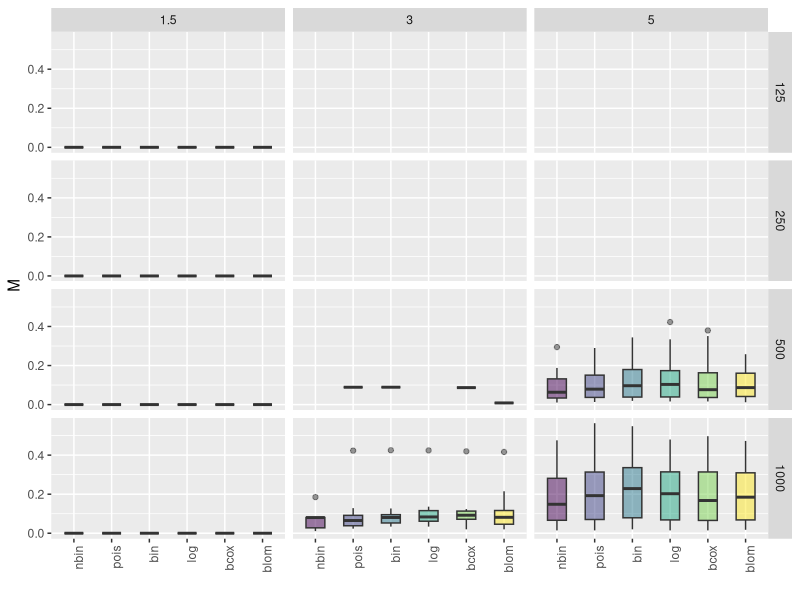

Reproduce this figure in R.
require('ggplot2')
require('dplyr')

########################################################################################################################
########################################################################################################################

metrics = read.table('metrics6.txt', stringsAsFactors = F, sep = ',', header = T, na.strings = 'nan')

########################################################################################################################
########################################################################################################################

metrics_flat = metrics %>%
  mutate(MCC = ifelse(is.na(MCC), 0, MCC)) %>%
  mutate(RSS = ifelse(is.na(RSS), 0, RSS)) %>%
  mutate(MCC2 = ifelse(MCC < 0, 0, MCC)) %>%
  mutate(M = (MCC2 / (RSS + 1)) ^ (1/2)) %>%
  mutate(NMARKERS = NMARKERS_CAUSAL, NGENES = NGENES_AFFECTED) %>%
  mutate(MODEL = ifelse(MODEL %in% c('NBinomial', 'Binomial', 'Poisson'), MODEL, TRANS)) %>%
  mutate(MODEL = gsub('NBinomial', 'nbin', MODEL)) %>%
  mutate(MODEL = gsub('Binomial', 'bin', MODEL)) %>%
  mutate(MODEL = gsub('Poisson', 'pois', MODEL)) %>%
  mutate(MODEL = gsub('boxcox', 'bcox', MODEL)) %>%
  select(-c(TRANS)) %>%
  tidyr::gather(METRIC, VALUE, -c(NSAMPLES, NMARKERS, NGENES, MODEL, SIZE), convert = T)

########################################################################################################################
########################################################################################################################

mdls = c('nbin','pois', 'bin', 'log', 'bcox', 'blom')
metric = 'M'
metrics_filt = metrics_flat %>%
  filter(METRIC %in% c(metric)) %>%
  group_by(NSAMPLES, NMARKERS, NGENES, MODEL, METRIC) %>%
  arrange(desc(VALUE)) %>%
  slice(1:3) %>%
  ungroup() %>%
  mutate(MODEL = factor(MODEL, levels = mdls, ordered = T))

means = metrics_filt %>%
  group_by(NSAMPLES, NMARKERS, NGENES, METRIC) %>%
  summarise(MEAN = mean(VALUE)) %>%
  ungroup()

print(
  ggplot(data = metrics_filt, mapping = aes(x = MODEL, y = VALUE, fill = MODEL)) +
    geom_boxplot(alpha = 0.5, width = 0.5) +
    # geom_hline(data = means, aes(yintercept = MEAN), linetype = 'dashed') +
    theme(legend.position = 'none', axis.text.x = element_text(angle = 90, hjust = 1)) +
    scale_x_discrete(name = '') +
    scale_y_continuous(name = metric) +
    facet_grid(NSAMPLES ~ SIZE)
)
